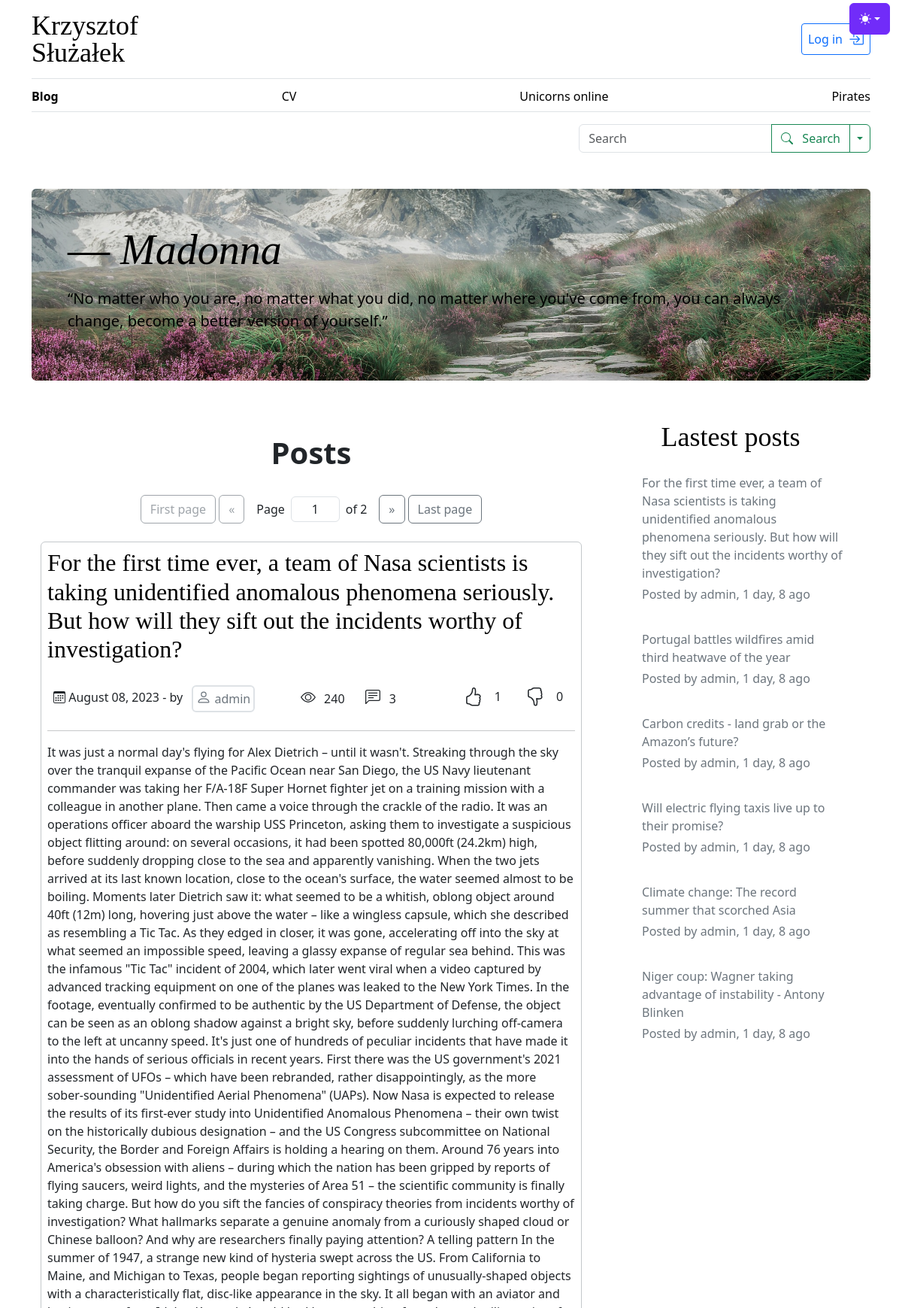
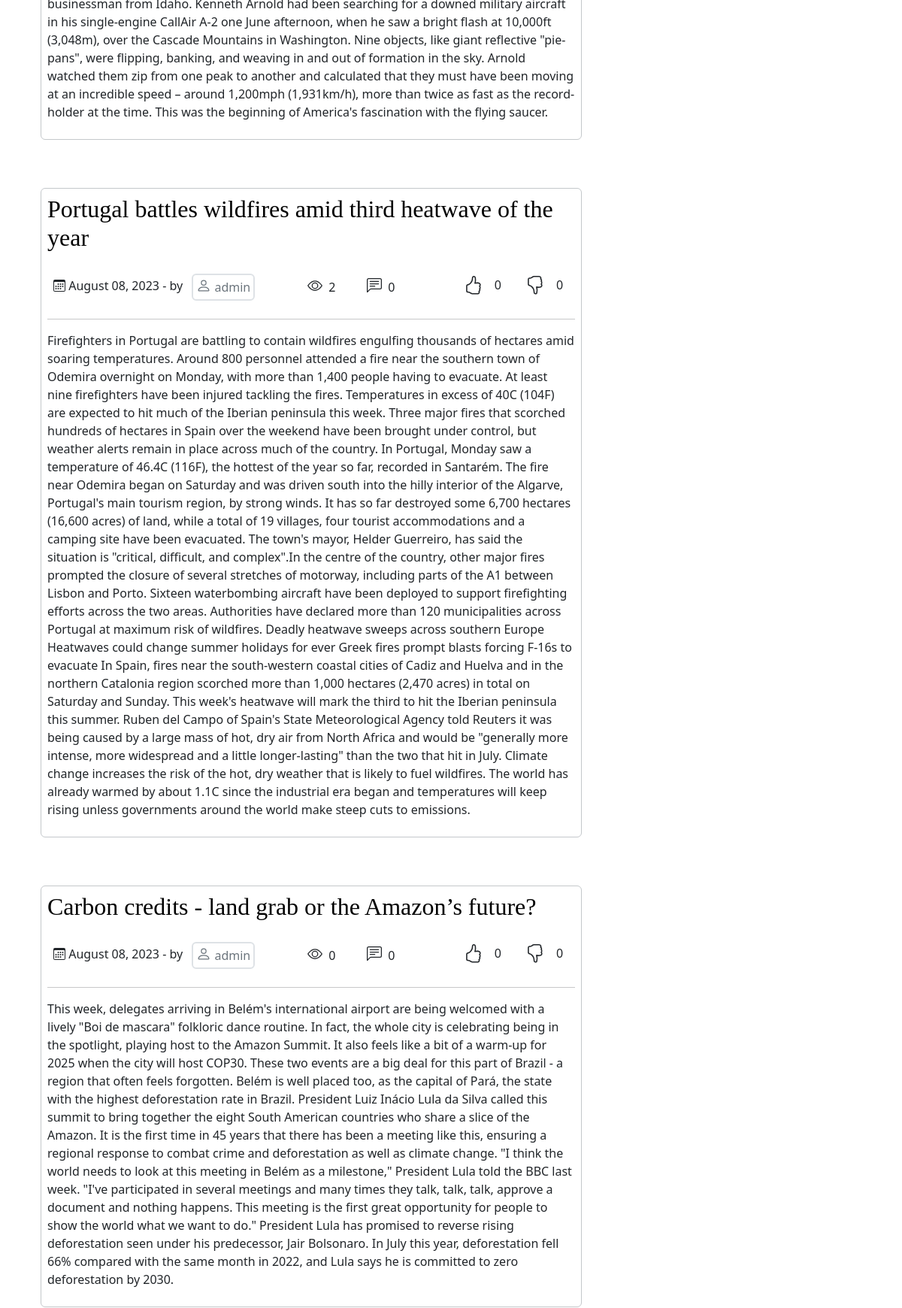
The page / (upper part) on the database its author committed (2 pictures, top to bottom).
### posts/models.py (models this page shows)
class Post(models.Model):
    id = models.AutoField(primary_key=True)
    author = models.ForeignKey(User, on_delete=models.CASCADE)
    posted_date = models.DateTimeField(default=timezone.now)
    title = models.TextField()
    content = models.TextField()
    views = models.IntegerField(default=0)
    comments = models.IntegerField(default=0)
    likes = models.IntegerField(default=0)
    dislikes = models.IntegerField(default=0)
    class Meta:
        db_table = 'Post'

### blog/views.py (the view, shortened to what this page needs)
# urls.py: path('', blog_views.home_view, name='home_view'),
def home_view(request):
    searching = None
    all_posts = Post.objects.order_by('-posted_date')
    p = Paginator(all_posts, 5)
    page_number = request.GET.get('page')
    page_obj = p.get_page(page_number)
    data = {'posts':page_obj,
            'all_posts':all_posts[:6],
            'Comments':Comment,
            'timezone':timezone,
            'datetime':datetime,
            'thumbs':PostsThumbs,
            'searched':searching
            }
    return render(request, 'blog/blog.html', data)

### blog/templates/blog/blog.html (shortened to what this page needs)
{% extends 'blog/base.html' %}
{% load static %}
{% load tz %}
{% block content %}
<div class="container">
  <header class="border-bottom lh-1 py-3">
    <div class="row flex-nowrap justify-content-between align-items-center">
      <div class="col-1 text-center">
        <a class="blog-header-logo text-body-emphasis text-decoration-none" href="{% url 'cv_view' %}">
          Krzysztof
          Służałek
        </a>
      </div>
      <div class="col-4 d-flex justify-content-end align-items-center">
        {% if user.is_authenticated %}
        <div class="row">
          <div class="col">
            <button class="btn btn-sm btn-outline-secondary fs-6 mx-2"
              onclick="window.location.href = '{% url 'user_account'  user.username %}'">
              <svg xmlns="http://www.w3.org/2000/svg" width="20" height="20" fill="currentColor"
                class="bi bi-person-circle" viewBox="0 0 16 16">
                <path d="M11 6a3 3 0 1 1-6 0 3 3 0 0 1 6 0z" />
                <path fill-rule="evenodd"
                  d="M0 8a8 8 0 1 1 16 0A8 8 0 0 1 0 8zm8-7a7 7 0 0 0-5.468 11.37C3.242 11.226 4.805 10 8 10s4.757 1.225 5.468 2.37A7 7 0 0 0 8 1z" />
              </svg>
              {{user.username }}
            </button>
          </div>
        </div>
        <button type="button" class="btn btn-sm btn-outline-danger fs-6 mx-2"
          onclick="window.location.href = '{% url 'logout_user' %}'">
          <svg xmlns="http://www.w3.org/2000/svg" width="16" height="16" fill="currentColor" class="bi bi-door-open"
            viewBox="0 0 16 16">
            <path d="M8.5 10c-.276 0-.5-.448-.5-1s.224-1 .5-1 .5.448.5 1-.224 1-.5 1z" />
            <path
              d="M10.828.122A.5.5 0 0 1 11 .5V1h.5A1.5 1.5 0 0 1 13 2.5V15h1.5a.5.5 0 0 1 0 1h-13a.5.5 0 0 1 0-1H3V1.5a.5.5 0 0 1 .43-.495l7-1a.5.5 0 0 1 .398.117zM11.5 2H11v13h1V2.5a.5.5 0 0 0-.5-.5zM4 1.934V15h6V1.077l-6 .857z" />
          </svg>
          Log out
        </button>
        {% else %}
        <button type="button" class="btn btn-sm btn-outline-primary fs-6 d-flex align-items-center p-2"
          onclick="window.location.href = '{% url 'login_view' %}'">
          <span class="me-2">Log in</span>
        </button>
        {% endif %}
      </div>
    </div>
  </header>
  <div class="nav-scroller py-1 mb-3 border-bottom">
    <nav class="nav nav-underline justify-content-between">
      <a class="nav-item nav-link link-body-emphasis active" href="{% url 'home_view' %}">Blog</a>
      <a class="nav-item nav-link link-body-emphasis" href="{% url 'cv_view' %}">CV</a>
      <a class="nav-item nav-link link-body-emphasis disabled" href="#">Unicorns online</a>
      <a class="nav-item nav-link link-body-emphasis disabled" href="#">Pirates</a>
    </nav>
  </div>
</div>
<main class="container">
  <div class="text-center mb-5 d-flex justify-content-end">
    <form role="search" method="POST" action="{% url 'home_view' %}">
      <div class="input-group">
        <input class="form-control " type="search" placeholder="Search" aria-label="Search" name="search_content">
        <button type="submit" class="btn btn-outline-success" >
          Search
        </button>
        <button type="button" class="btn btn-outline-success dropdown-toggle dropdown-toggle-split" data-bs-toggle="dropdown" data-bs-auto-close="outside" aria-expanded="false">
        </button>
      </div>
    </form>
  </div>
  <div class="p-4 p-md-5 mb-5 rounded text-body-emphasis bg-body-secondary" style="background-image: url('{% static "images/mountains.jpg" %}'); background-size: cover; background-position: center; filter: brightness(90%);">
    <h1 class="display-4 fst-italic">― Madonna</h1>
    <p class="lead my-3">“No matter who you are, no matter what you did, no matter where you've come from, you can
      always change, become a better version of yourself.”</p>
  </div>
  <div class="container">
    <div class="row">
      <div class="col">
        <div class="display-6 d-flex justify-content-center my-4 fw-bolder">
          {% if searched %}
          Results for - {{searched}}
          {% else %}
          Posts
          {% endif %}
        </div>
        <div class="d-flex justify-content-center align-items-center mb-3 ">
          {% if posts.has_previous %}
          <div class="p-2 d-flex justify-content-center gap-1 ">
            <a href="?page=1" class="btn btn-outline-secondary ">
              First page
            </a>
            <a href="?page={{ posts.previous_page_number }}" class="btn btn-outline-secondary">
              &laquo;
            </a>
          </div>
          {% else %}
          <div class="p-2 d-flex justify-content-center gap-1">
            <a class="btn btn-outline-secondary disabled">
              First page
            </a>
            <a class="btn btn-outline-secondary disabled">
              &laquo;
            </a>
          </div>
          {% endif %}
          <div class="p-2 d-flex justify-content-center align-items-center">
            Page
            <input type="number" id="page_selector" value="{{posts.number}}" min="0" max="{{posts.paginator.num_pages}}" class="form-control d-inline-block p-1 bg-body mx-2 text-center" style="width: fit-content;">
            of {{posts.paginator.num_pages}}
          </div>
          {% if posts.has_next %}
          <div class="p-2 d-flex justify-content-center gap-1">
            <a href="?page={{ posts.next_page_number }}" class="btn btn-outline-secondary">
              &raquo;
            </a>
            <a href="?page={{ posts.paginator.num_pages }}" class="btn btn-outline-secondary">
              Last page
            </a>
          </div>
          {% endif %}
        </div>
        {% for post in posts %}
        <article class="blog-post border border-secondary-subtle p-2 rounded">
          <a class="link-offset-2 link-offset-3-hover link-underline link-underline-opacity-0 link-underline-opacity-75-hover"
            href="{% url 'post_view' post.id %}">
            <h2 class="fs-2 link-body-emphasis mb-1">
              {{ post.title }}
            </h2>
          </a>
          <p class="blog-post-meta">
          <div class="d-flex justify-content-between">
            <div class="p-2">
              {{ post.posted_date|date:"F d, Y" }}
              - by
                <button class="btn btn-sm btn-outline-secondary fs-6 mx-2 border border-2 rounded p-1"
                onclick="window.location.href = '{% url 'user_account'  post.author %}'">
                {{ post.author }}
              </button>
            </div>
            <div class="p-2 d-flex align-items-center p-2">
              <div class="row ">
                <div class="col-2">
                </div>
                <div class="col-3 me-2">
                  {{post.views}}
                </div>
                <div class="col-2">
                </div>
                <div class="col-3 me-2">
                  {{post.comments}}
                </div>
              </div>
            </div>
            <div class="p-2 d-flex align-items-center p-2">
              <div class="row ">
                <div class="col-3">
                  <form id="myForm" method="post" action="{% url 'like_clicked' %}">
                  </form>
                </div>
                <div class="col-3 " id="likes-counter-{{ post.id }}">
                  {{post.likes}}
                </div>
                <div class="col-3">
                  <form id="myForm" method="post" action="{% url 'dislike_clicked' %}">
                  </form>
                </div>
                <div class="col-3 " id="dislikes-counter-{{ post.id }}">
                  {{post.dislikes}}
                </div>
              </div>
            </div>
          </div>
          </p>
          <hr>
          <p class="">
            {{ post.content }}
          </p>
        </article>
        {% endfor %}
      </div>
      <div class="col-4">
        <div class="container">
          <div class="container text-center d-flex justify-content-center align-items-center ">
            <p class="blog-header-logo text-body-emphasis text-decoration-none">
              Lastest posts
            </p>
          </div>
          <ul>
            {% for post in all_posts %}
            <button type="button" class="btn btn-outline-secondary text-start mb-2 w-100 border-0"
              onclick="window.location.href = '{% url 'post_view' post.id %}'">
              <p class="fw-medium mb-1">
                {{ post.title }}
              </p>
              <p class="fw-lighter">
                Posted by {{post.author}},
                {% with time_difference=post.posted_date|timesince:timezone.now|slice:"-6" %}
                {{ time_difference }} ago
              {% endwith %}
              </p>
            </button>
            {% endfor %}
          </ul>
        </div>
      </div>
    </div>
  </div>
</main>
{% endblock %}

### blog/static/css/blog.css (style rules this page uses)
.blog-header-logo { font-family: "Playfair Display", Georgia, "Times New Roman", serif; font-size: 2.25rem; }
h1, h2, h3, h4, h5, h6 { font-family: "Playfair Display", Georgia, "Times New Roman", serif; }
.blog-post { margin-bottom: 4rem; }
.blog-post-meta { margin-bottom: 1.25rem; color: #727272; }
.bi { vertical-align: -.125em; fill: currentColor; }
.nav-scroller { position: relative; z-index: 2; height: 2.75rem; overflow-y: hidden; }
.nav-scroller .nav { display: flex; flex-wrap: nowrap; padding-bottom: 1rem; margin-top: -1px; overflow-x: auto; text-align: center; white-space: nowrap; -webkit-overflow-scrolling: touch; }

### rows shown on the page
Post: title "For the first time ever, a team of Nasa scientists is taking unidentified anomalous phenomena seriously. But how will they sift out the incidents worthy of investigation?", posted_date "August 08, 2023", author "admin", views "240", comments "3", likes "1", dislikes "0", content "It was just a normal day's flying for Alex Dietrich – until it wasn't. Streaking through the sky over the tranquil expanse of the Pacific Ocean near San Diego, the US Navy lieutenant commander was taking her F/A-18F Super Hornet fighter jet on a training mission with a colleague in another plane. Then came a voice through the crackle of the radio. It was an operations officer aboard the warship USS Princeton, asking them to investigate a suspicious object flitting around: on several occasions, it had been spotted 80,000ft (24.2km) high, before suddenly dropping close to the sea and apparently vanishing. When the two jets arrived at its last known location, close to the ocean's surface, the…", post "1 day, 8"
Post: title "Portugal battles wildfires amid third heatwave of the year", posted_date "August 08, 2023", author "admin", views "2", comments "0", likes "0", dislikes "0", content "Firefighters in Portugal are battling to contain wildfires engulfing thousands of hectares amid soaring temperatures. Around 800 personnel attended a fire near the southern town of Odemira overnight on Monday, with more than 1,400 people having to evacuate. At least nine firefighters have been injured tackling the fires. Temperatures in excess of 40C (104F) are expected to hit much of the Iberian peninsula this week. Three major fires that scorched hundreds of hectares in Spain over the weekend have been brought under control, but weather alerts remain in place across much of the country. In Portugal, Monday saw a temperature of 46.4C (116F), the hottest of the year so far, recorded in…", post "1 day, 8"
Post: title "Carbon credits - land grab or the Amazon’s future?", posted_date "August 08, 2023", author "admin", views "0", comments "0", likes "0", dislikes "0", content "This week, delegates arriving in Belém's international airport are being welcomed with a lively \"Boi de mascara\" folkloric dance routine. In fact, the whole city is celebrating being in the spotlight, playing host to the Amazon Summit. It also feels like a bit of a warm-up for 2025 when the city will host COP30. These two events are a big deal for this part of Brazil - a region that often feels forgotten. Belém is well placed too, as the capital of Pará, the state with the highest deforestation rate in Brazil. President Luiz Inácio Lula da Silva called this summit to bring together the eight South American countries who share a slice of the Amazon. It is the first time in 45 years that…", post "1 day, 8"
Post: title "Will electric flying taxis live up to their promise?", author "admin", post "1 day, 8"
Post: title "Climate change: The record summer that scorched Asia", author "admin", post "1 day, 8"
Post: title "Niger coup: Wagner taking advantage of instability - Antony Blinken", author "admin", post "1 day, 8"

### other values the page prints
{{ posts.paginator.num_pages }} "2"
